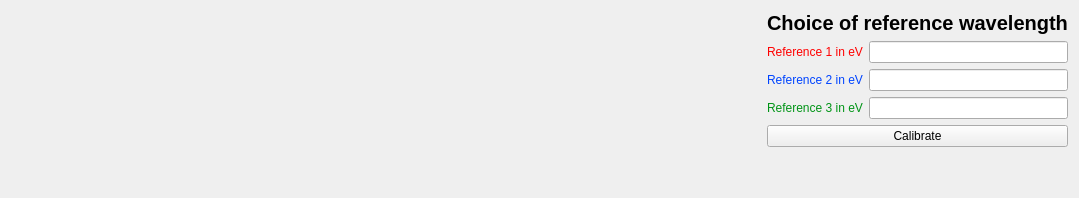
           <widget class="QWidget" name="calibration">
            <attribute name="title">
             <string>Spectral calibration</string>
            </attribute>
            <layout class="QHBoxLayout" name="horizontalLayout_8">
             <item>
              <widget class="QWidget" name="widget_3" native="true">
               <property name="sizePolicy">
                <sizepolicy hsizetype="Preferred" vsizetype="Preferred">
                 <horstretch>0</horstretch>
                 <verstretch>0</verstretch>
                </sizepolicy>
               </property>
               <property name="minimumSize">
                <size>
                 <width>750</width>
                 <height>0</height>
                </size>
               </property>
               <layout class="QVBoxLayout" name="mplSpecCalib"/>
              </widget>
             </item>
             <item>
              <layout class="QGridLayout" name="gridLayout_5">
               <item row="0" column="0" colspan="2">
                <widget class="QLabel" name="label_9">
                 <property name="font">
                  <font>
                   <family>Arial</family>
                   <pointsize>15</pointsize>
                   <weight>75</weight>
                   <bold>true</bold>
                  </font>
                 </property>
                 <property name="text">
                  <string>Choice of reference wavelength</string>
                 </property>
                </widget>
               </item>
               <item row="1" column="0">
                <widget class="QLabel" name="label_10">
                 <property name="palette">
                  <palette>
                   <active>
                    <colorrole role="WindowText">
                     <brush brushstyle="SolidPattern">
                      <color alpha="255">
                       <red>255</red>
                       <green>0</green>
                       <blue>0</blue>
                      </color>
                     </brush>
                    </colorrole>
                   </active>
                   <inactive>
                    <colorrole role="WindowText">
                     <brush brushstyle="SolidPattern">
                      <color alpha="255">
                       <red>255</red>
                       <green>0</green>
                       <blue>0</blue>
                      </color>
                     </brush>
                    </colorrole>
                   </inactive>
                   <disabled>
                    <colorrole role="WindowText">
                     <brush brushstyle="SolidPattern">
                      <color alpha="255">
                       <red>120</red>
                       <green>120</green>
                       <blue>120</blue>
                      </color>
                     </brush>
                    </colorrole>
                   </disabled>
                  </palette>
                 </property>
                 <property name="text">
                  <string>Reference 1 in eV</string>
                 </property>
                </widget>
               </item>
               <item row="1" column="1">
                <widget class="QLineEdit" name="ref1"/>
               </item>
               <item row="2" column="0">
                <widget class="QLabel" name="label_11">
                 <property name="palette">
                  <palette>
                   <active>
                    <colorrole role="WindowText">
                     <brush brushstyle="SolidPattern">
                      <color alpha="255">
                       <red>0</red>
                       <green>68</green>
                       <blue>255</blue>
                      </color>
                     </brush>
                    </colorrole>
                   </active>
                   <inactive>
                    <colorrole role="WindowText">
                     <brush brushstyle="SolidPattern">
                      <color alpha="255">
                       <red>0</red>
                       <green>68</green>
                       <blue>255</blue>
                      </color>
                     </brush>
                    </colorrole>
                   </inactive>
                   <disabled>
                    <colorrole role="WindowText">
                     <brush brushstyle="SolidPattern">
                      <color alpha="255">
                       <red>120</red>
                       <green>120</green>
                       <blue>120</blue>
                      </color>
                     </brush>
                    </colorrole>
                   </disabled>
                  </palette>
                 </property>
                 <property name="text">
                  <string>Reference 2 in eV</string>
                 </property>
                </widget>
               </item>
               <item row="2" column="1">
                <widget class="QLineEdit" name="ref2"/>
               </item>
               <item row="3" column="0">
                <widget class="QLabel" name="label_12">
                 <property name="palette">
                  <palette>
                   <active>
                    <colorrole role="WindowText">
                     <brush brushstyle="SolidPattern">
                      <color alpha="255">
                       <red>0</red>
                       <green>148</green>
                       <blue>22</blue>
                      </color>
                     </brush>
                    </colorrole>
                   </active>
                   <inactive>
                    <colorrole role="WindowText">
                     <brush brushstyle="SolidPattern">
                      <color alpha="255">
                       <red>0</red>
                       <green>148</green>
                       <blue>22</blue>
                      </color>
                     </brush>
                    </colorrole>
                   </inactive>
                   <disabled>
                    <colorrole role="WindowText">
                     <brush brushstyle="SolidPattern">
                      <color alpha="255">
                       <red>120</red>
                       <green>120</green>
                       <blue>120</blue>
                      </color>
                     </brush>
                    </colorrole>
                   </disabled>
                  </palette>
                 </property>
                 <property name="text">
                  <string>Reference 3 in eV</string>
                 </property>
                </widget>
               </item>
               <item row="3" column="1">
                <widget class="QLineEdit" name="ref3"/>
               </item>
               <item row="4" column="0" colspan="2">
                <widget class="QPushButton" name="push_calib">
                 <property name="text">
                  <string>Calibrate</string>
                 </property>
                </widget>
               </item>
               <item row="5" column="0" colspan="2">
                <spacer name="verticalSpacer">
                 <property name="orientation">
                  <enum>Qt::Vertical</enum>
                 </property>
                 <property name="sizeHint" stdset="0">
                  <size>
                   <width>20</width>
                   <height>40</height>
                  </size>
                 </property>
                </spacer>
               </item>
              </layout>
             </item>
            </layout>
           </widget>
